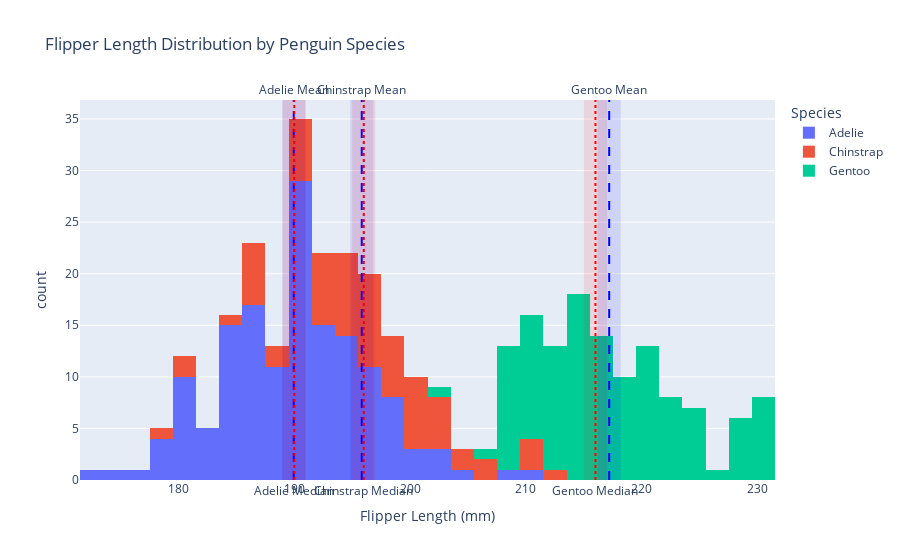

The notebook cell this image was saved under:
### Code cell
import pandas as pd
import plotly.express as px

# Load the dataset
url = "https://raw.githubusercontent.com/mwaskom/seaborn-data/master/penguins.csv"
df = pd.read_csv(url)

# Create the histogram
fig = px.histogram(
    df, 
    x="flipper_length_mm", 
    color="species", 
    title="Flipper Length Distribution by Penguin Species",
    labels={"flipper_length_mm": "Flipper Length (mm)", "species": "Species"},
    nbins=30
)

# Calculate the mean and median for each species
species_stats = df.groupby('species')['flipper_length_mm'].agg(['mean', 'median'])

# Add vertical lines and rectangles for mean and median
for species, stats in species_stats.iterrows():
    mean_value = stats['mean']
    median_value = stats['median']
    
    # Add a vertical line for the mean
    fig.add_vline(
        x=mean_value,
        line=dict(color='blue', width=2, dash='dash'),
        annotation_text=f"{species} Mean",
        annotation_position="top"
    )
    
    # Add a vertical line for the median
    fig.add_vline(
        x=median_value,
        line=dict(color='red', width=2, dash='dot'),
        annotation_text=f"{species} Median",
        annotation_position="bottom"
    )
    
    # Add vertical rectangles around the mean and median (optional)
    fig.add_vrect(
        x0=mean_value - 1, x1=mean_value + 1,
        fillcolor="blue", opacity=0.1, line_width=0
    )
    
    fig.add_vrect(
        x0=median_value - 1, x1=median_value + 1,
        fillcolor="red", opacity=0.1, line_width=0
    )

# Show the plot
fig.show()

### Figure 1 — Plotly figure (JSON) as saved in the notebook; plotly's stock layout.template omitted (floating-point values rounded to 4 significant figures; data arrays with more than 128 entries replaced by an {"elided": "..."} marker saying what was removed)
{"data": [{"alignmentgroup": "True", "bingroup": "x", "hovertemplate": "Species=Adelie<br>Flipper Length (mm)=%{x}<br>count=%{y}<extra></extra>", "legendgroup": "Adelie", "marker": {"color": "#636efa", "pattern": {"shape": ""}}, "name": "Adelie", "nbinsx": 30, "offsetgroup": "Adelie", "orientation": "v", "showlegend": true, "type": "histogram", "x": {"elided": "152 int values"}, "xaxis": "x", "yaxis": "y"}, {"alignmentgroup": "True", "bingroup": "x", "hovertemplate": "Species=Chinstrap<br>Flipper Length (mm)=%{x}<br>count=%{y}<extra></extra>", "legendgroup": "Chinstrap", "marker": {"color": "#EF553B", "pattern": {"shape": ""}}, "name": "Chinstrap", "nbinsx": 30, "offsetgroup": "Chinstrap", "orientation": "v", "showlegend": true, "type": "histogram", "x": [192, 196, 193, 188, 197, 198, 178, 197, 195, 198, 193, 194, 185, 201, 190, 201, 197, 181, 190, 195, 181, 191, 187, 193, 195, 197, 200, 200, 191, 205, 187, 201, 187, 203, 195, 199, 195, 210, 192, 205, 210, 187, 196, 196, 196, 201, 190, 212, 187, 198, 199, 201, 193, 203, 187, 197, 191, 203, 202, 194, 206, 189, 195, 207, 202, 193, 210, 198], "xaxis": "x", "yaxis": "y"}, {"alignmentgroup": "True", "bingroup": "x", "hovertemplate": "Species=Gentoo<br>Flipper Length (mm)=%{x}<br>count=%{y}<extra></extra>", "legendgroup": "Gentoo", "marker": {"color": "#00cc96", "pattern": {"shape": ""}}, "name": "Gentoo", "nbinsx": 30, "offsetgroup": "Gentoo", "orientation": "v", "showlegend": true, "type": "histogram", "x": [211, 230, 210, 218, 215, 210, 211, 219, 209, 215, 214, 216, 214, 213, 210, 217, 210, 221, 209, 222, 218, 215, 213, 215, 215, 215, 216, 215, 210, 220, 222, 209, 207, 230, 220, 220, 213, 219, 208, 208, 208, 225, 210, 216, 222, 217, 210, 225, 213, 215, 210, 220, 210, 225, 217, 220, 208, 220, 208, 224, 208, 221, 214, 231, 219, 230, 214, 229, 220, 223, 216, 221, 221, 217, 216, 230, 209, 220, 215, 223, 212, 221, 212, 224, 212, 228, 218, 218, 212, 230, 218, 228, 212, 224, 214, 226, 216, 222, 203, 225, 219, 228, 215, 228, 216, 215, 210, 219, 208, 209, 216, 229, 213, 230, 217, 230, 217, 222, 214, null, 215, 222, 212, 213], "xaxis": "x", "yaxis": "y"}], "layout": {"annotations": [{"showarrow": false, "text": "Adelie Mean", "x": 190.0, "xanchor": "center", "xref": "x", "y": 1, "yanchor": "bottom", "yref": "y domain"}, {"showarrow": false, "text": "Adelie Median", "x": 190, "xanchor": "center", "xref": "x", "y": 0, "yanchor": "top", "yref": "y domain"}, {"showarrow": false, "text": "Chinstrap Mean", "x": 195.8, "xanchor": "center", "xref": "x", "y": 1, "yanchor": "bottom", "yref": "y domain"}, {"showarrow": false, "text": "Chinstrap Median", "x": 196, "xanchor": "center", "xref": "x", "y": 0, "yanchor": "top", "yref": "y domain"}, {"showarrow": false, "text": "Gentoo Mean", "x": 217.2, "xanchor": "center", "xref": "x", "y": 1, "yanchor": "bottom", "yref": "y domain"}, {"showarrow": false, "text": "Gentoo Median", "x": 216, "xanchor": "center", "xref": "x", "y": 0, "yanchor": "top", "yref": "y domain"}], "barmode": "relative", "legend": {"title": {"text": "Species"}, "tracegroupgap": 0}, "shapes": [{"line": {"color": "blue", "dash": "dash", "width": 2}, "type": "line", "x0": 190.0, "x1": 190.0, "xref": "x", "y0": 0, "y1": 1, "yref": "y domain"}, {"line": {"color": "red", "dash": "dot", "width": 2}, "type": "line", "x0": 190, "x1": 190, "xref": "x", "y0": 0, "y1": 1, "yref": "y domain"}, {"fillcolor": "blue", "line": {"width": 0}, "opacity": 0.1, "type": "rect", "x0": 189.0, "x1": 191.0, "xref": "x", "y0": 0, "y1": 1, "yref": "y domain"}, {"fillcolor": "red", "line": {"width": 0}, "opacity": 0.1, "type": "rect", "x0": 189, "x1": 191, "xref": "x", "y0": 0, "y1": 1, "yref": "y domain"}, {"line": {"color": "blue", "dash": "dash", "width": 2}, "type": "line", "x0": 195.8, "x1": 195.8, "xref": "x", "y0": 0, "y1": 1, "yref": "y domain"}, {"line": {"color": "red", "dash": "dot", "width": 2}, "type": "line", "x0": 196, "x1": 196, "xref": "x", "y0": 0, "y1": 1, "yref": "y domain"}, {"fillcolor": "blue", "line": {"width": 0}, "opacity": 0.1, "type": "rect", "x0": 194.8, "x1": 196.8, "xref": "x", "y0": 0, "y1": 1, "yref": "y domain"}, {"fillcolor": "red", "line": {"width": 0}, "opacity": 0.1, "type": "rect", "x0": 195, "x1": 197, "xref": "x", "y0": 0, "y1": 1, "yref": "y domain"}, {"line": {"color": "blue", "dash": "dash", "width": 2}, "type": "line", "x0": 217.2, "x1": 217.2, "xref": "x", "y0": 0, "y1": 1, "yref": "y domain"}, {"line": {"color": "red", "dash": "dot", "width": 2}, "type": "line", "x0": 216, "x1": 216, "xref": "x", "y0": 0, "y1": 1, "yref": "y domain"}, {"fillcolor": "blue", "line": {"width": 0}, "opacity": 0.1, "type": "rect", "x0": 216.2, "x1": 218.2, "xref": "x", "y0": 0, "y1": 1, "yref": "y domain"}, {"fillcolor": "red", "line": {"width": 0}, "opacity": 0.1, "type": "rect", "x0": 215, "x1": 217, "xref": "x", "y0": 0, "y1": 1, "yref": "y domain"}], "title": {"text": "Flipper Length Distribution by Penguin Species"}, "xaxis": {"anchor": "y", "domain": [0, 1], "title": {"text": "Flipper Length (mm)"}}, "yaxis": {"anchor": "x", "domain": [0, 1], "title": {"text": "count"}}}}
